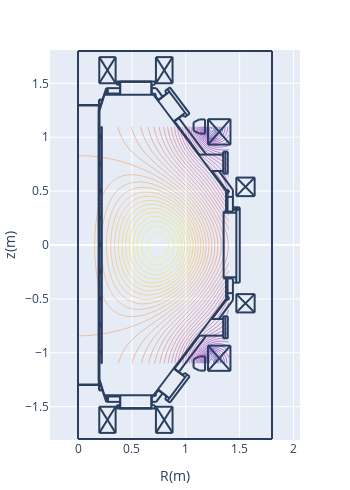

The notebook cell this image was saved under:
### Code cell
# calculate plasma equilibrium
cond = sb.calc_equilibrium(condition, verbose=1)

### Figure 1 — Plotly figure (JSON) as saved in the notebook; plotly's stock layout.template omitted (floating-point values rounded to 4 significant figures; data arrays with more than 128 entries replaced by an {"elided": "..."} marker saying what was removed)
{"data": [{"contours": {"coloring": "lines"}, "dx": 0.02, "dy": 0.02, "ncontours": 100, "showscale": false, "type": "contour", "x0": 0, "y0": -1.1, "z": {"elided": "111x71 float values"}}], "layout": {"height": 490.8, "margin": {"autoexpand": false, "b": 50, "l": 50, "r": 50, "t": 50}, "shapes": [{"type": "line", "x0": 0.2652, "x1": 0.2652, "y0": -1.406, "y1": -1.455}, {"type": "line", "x0": 0.2766, "x1": 0.2766, "y0": -1.406, "y1": -1.455}, {"type": "line", "x0": 0.1927, "x1": 0.1927, "y0": -1.299, "y1": 1.299}, {"type": "line", "x0": 0.1927, "x1": 0.1927, "y0": -1.249, "y1": 1.249}, {"type": "line", "x0": 0.195, "x1": 0.195, "y0": -1.251, "y1": 1.249}, {"type": "line", "x0": 0.1995, "x1": 0.1995, "y0": -1.249, "y1": 1.249}, {"type": "line", "x0": 1.376, "x1": 0.7005, "y0": 0.4965, "y1": 1.394}, {"type": "line", "x0": 0.2199, "x1": 0.2199, "y0": 0.3695, "y1": 1.099}, {"type": "line", "x0": 0.2176, "x1": 0.2176, "y0": 0.3695, "y1": 1.099}, {"type": "line", "x0": 1.376, "x1": 0.7005, "y0": -0.4965, "y1": -1.394}, {"type": "line", "x0": 0.2176, "x1": 0.2176, "y0": -0.3695, "y1": -1.099}, {"type": "line", "x0": 0.2199, "x1": 0.2199, "y0": -0.3695, "y1": -1.099}, {"type": "line", "x0": 0.1995, "x1": 0.2448, "y0": -1.249, "y1": -1.394}, {"type": "line", "x0": 0.1972, "x1": 0.1972, "y0": -1.299, "y1": -1.344}, {"type": "line", "x0": 0.195, "x1": 0.195, "y0": -1.299, "y1": -1.349}, {"type": "line", "x0": 0.195, "x1": 0.229, "y0": -1.349, "y1": -1.349}, {"type": "line", "x0": 0.195, "x1": 0.2267, "y0": -1.344, "y1": -1.344}, {"type": "line", "x0": 0.1995, "x1": 0.1995, "y0": -0.9975, "y1": -0.9748}, {"type": "line", "x0": 0.2086, "x1": 0.2086, "y0": -1.009, "y1": -0.9907}, {"type": "line", "x0": 0.2086, "x1": 0.2086, "y0": -1.009, "y1": -0.9929}, {"type": "line", "x0": 0.2063, "x1": 0.2063, "y0": -1.011, "y1": -0.9748}, {"type": "line", "x0": 0, "x1": 0.2108, "y0": -1.294, "y1": -1.294}, {"type": "line", "x0": 0, "x1": 0.2131, "y0": -1.299, "y1": -1.299}, {"type": "line", "x0": 0.1995, "x1": 0.1995, "y0": -1.011, "y1": -1.002}, {"type": "line", "x0": 0.2063, "x1": 0.2086, "y0": -1.007, "y1": -1.007}, {"type": "line", "x0": 0.2086, "x1": 0.2086, "y0": -1.004, "y1": -1.004}, {"type": "line", "x0": 0.2086, "x1": 0.2176, "y0": -1.009, "y1": -1.009}, {"type": "line", "x0": 0.1995, "x1": 0.2063, "y0": -1.011, "y1": -1.011}, {"type": "line", "x0": 0.2199, "x1": 0.2176, "y0": -1.099, "y1": -1.099}, {"type": "line", "x0": 0.2063, "x1": 0.2086, "y0": -0.9929, "y1": -0.9929}, {"type": "line", "x0": 0.2086, "x1": 0.2086, "y0": -0.9975, "y1": -0.9975}, {"type": "line", "x0": 0.2086, "x1": 0.2176, "y0": -0.9929, "y1": -0.9929}, {"type": "line", "x0": 0.2086, "x1": 0.2176, "y0": -0.9907, "y1": -0.9907}, {"type": "line", "x0": 0.1995, "x1": 0.2063, "y0": -0.9748, "y1": -0.9748}, {"type": "line", "x0": 0.2086, "x1": 0.2176, "y0": -0.7594, "y1": -0.7594}, {"type": "line", "x0": 0.1995, "x1": 0.2063, "y0": -0.7617, "y1": -0.7617}, {"type": "line", "x0": 0.2086, "x1": 0.2086, "y0": -0.7594, "y1": -0.7413}, {"type": "line", "x0": 0.2086, "x1": 0.2086, "y0": -0.7594, "y1": -0.739}, {"type": "line", "x0": 0.1995, "x1": 0.1995, "y0": -0.7617, "y1": -0.7526}, {"type": "line", "x0": 0.2063, "x1": 0.2063, "y0": -0.7617, "y1": -0.7254}, {"type": "line", "x0": 0.1995, "x1": 0.2063, "y0": -0.7254, "y1": -0.7254}, {"type": "line", "x0": 0.2086, "x1": 0.2176, "y0": -0.739, "y1": -0.739}, {"type": "line", "x0": 0.2086, "x1": 0.2176, "y0": -0.7413, "y1": -0.7413}, {"type": "line", "x0": 0.2086, "x1": 0.2086, "y0": -0.7526, "y1": -0.7526}, {"type": "line", "x0": 0.2063, "x1": 0.2086, "y0": -0.7572, "y1": -0.7572}, {"type": "line", "x0": 0.2086, "x1": 0.2086, "y0": -0.7458, "y1": -0.7458}, {"type": "line", "x0": 0.2063, "x1": 0.2086, "y0": -0.7436, "y1": -0.7436}, {"type": "line", "x0": 0.1995, "x1": 0.1995, "y0": -0.7481, "y1": -0.7254}, {"type": "line", "x0": 0.3582, "x1": 0.7141, "y0": -1.517, "y1": -1.517}, {"type": "line", "x0": 0.3854, "x1": 0.6869, "y0": -1.514, "y1": -1.514}, {"type": "line", "x0": 0.3854, "x1": 0.6869, "y0": -1.514, "y1": -1.514}, {"type": "line", "x0": 0.2426, "x1": 0.7096, "y0": -1.394, "y1": -1.394}, {"type": "line", "x0": 0.3922, "x1": 0.3922, "y0": -1.514, "y1": -1.394}, {"type": "line", "x0": 0.3582, "x1": 0.3582, "y0": -1.517, "y1": -1.487}, {"type": "line", "x0": 0.3786, "x1": 0.3786, "y0": -1.517, "y1": -1.487}, {"type": "line", "x0": 0.3695, "x1": 0.3695, "y0": -1.517, "y1": -1.487}, {"type": "line", "x0": 0.3831, "x1": 0.3831, "y0": -1.517, "y1": -1.512}, {"type": "line", "x0": 0.3831, "x1": 0.3854, "y0": -1.512, "y1": -1.514}, {"type": "line", "x0": 0.3854, "x1": 0.3854, "y0": -1.514, "y1": -1.514}, {"type": "line", "x0": 0.3899, "x1": 0.263, "y0": -1.455, "y1": -1.455}, {"type": "line", "x0": 0.3582, "x1": 0.3899, "y0": -1.487, "y1": -1.487}, {"type": "line", "x0": 0.2471, "x1": 0.3899, "y0": -1.406, "y1": -1.406}, {"type": "line", "x0": 0.2766, "x1": 0.2766, "y0": -1.455, "y1": -1.406}, {"type": "line", "x0": 0.2652, "x1": 0.2652, "y0": -1.455, "y1": -1.406}, {"type": "line", "x0": 0.2584, "x1": 0.263, "y0": -1.444, "y1": -1.455}, {"type": "line", "x0": 0.2426, "x1": 0.2448, "y0": -1.394, "y1": -1.392}, {"type": "line", "x0": 0.3899, "x1": 0.3899, "y0": -1.487, "y1": -1.394}, {"type": "line", "x0": 0.6801, "x1": 0.6801, "y0": -1.514, "y1": -1.394}, {"type": "line", "x0": 0.7141, "x1": 0.7141, "y0": -1.517, "y1": -1.487}, {"type": "line", "x0": 0.6914, "x1": 0.6914, "y0": -1.517, "y1": -1.512}, {"type": "line", "x0": 0.6914, "x1": 0.6869, "y0": -1.512, "y1": -1.514}, {"type": "line", "x0": 0.6869, "x1": 0.6869, "y0": -1.514, "y1": -1.514}, {"type": "line", "x0": 0.6846, "x1": 0.6846, "y0": -1.487, "y1": -1.394}, {"type": "line", "x0": 0.6846, "x1": 0.7141, "y0": -1.487, "y1": -1.487}, {"type": "line", "x0": 0.7254, "x1": 0.6846, "y0": -1.455, "y1": -1.455}, {"type": "line", "x0": 0.7118, "x1": 0.705, "y0": -1.392, "y1": -1.387}, {"type": "line", "x0": 0.7055, "x1": 0.715, "y0": -1.4, "y1": -1.402}, {"type": "line", "x0": 0.715, "x1": 0.7223, "y0": -1.402, "y1": -1.397}, {"type": "line", "x0": 0.7223, "x1": 0.7248, "y0": -1.397, "y1": -1.389}, {"type": "line", "x0": 0.7248, "x1": 0.7198, "y0": -1.389, "y1": -1.381}, {"type": "line", "x0": 0.6846, "x1": 0.7005, "y0": -1.406, "y1": -1.406}, {"type": "line", "x0": 0.2199, "x1": 0.2199, "y0": -0.3627, "y1": 0.3627}, {"type": "line", "x0": 0.2176, "x1": 0.2176, "y0": -0.3627, "y1": 0.3627}, {"type": "line", "x0": 0.1995, "x1": 0.1995, "y0": -0.4965, "y1": -0.4761}, {"type": "line", "x0": 0.2063, "x1": 0.2063, "y0": -0.5123, "y1": -0.4761}, {"type": "line", "x0": 0.1995, "x1": 0.1995, "y0": -0.5123, "y1": -0.5033}, {"type": "line", "x0": 0.2086, "x1": 0.2086, "y0": -0.5101, "y1": -0.4897}, {"type": "line", "x0": 0.2086, "x1": 0.2086, "y0": -0.5101, "y1": -0.4919}, {"type": "line", "x0": 0.2086, "x1": 0.2176, "y0": -0.5101, "y1": -0.5101}, {"type": "line", "x0": 0.2063, "x1": 0.2086, "y0": -0.4942, "y1": -0.4942}, {"type": "line", "x0": 0.2086, "x1": 0.2086, "y0": -0.4965, "y1": -0.4965}, {"type": "line", "x0": 0.2063, "x1": 0.2086, "y0": -0.5055, "y1": -0.5055}, {"type": "line", "x0": 0.2086, "x1": 0.2086, "y0": -0.5033, "y1": -0.5033}, {"type": "line", "x0": 0.2086, "x1": 0.2176, "y0": -0.4919, "y1": -0.4919}, {"type": "line", "x0": 0.2086, "x1": 0.2176, "y0": -0.4897, "y1": -0.4897}, {"type": "line", "x0": 0.1995, "x1": 0.2063, "y0": -0.5123, "y1": -0.5123}, {"type": "line", "x0": 0.1995, "x1": 0.2063, "y0": -0.4761, "y1": -0.4761}, {"type": "line", "x0": 0.2154, "x1": 0.2176, "y0": -0.365, "y1": -0.3627}, {"type": "line", "x0": 0.2206, "x1": 0.2218, "y0": -0.3642, "y1": -0.3614}, {"type": "line", "x0": 0.2199, "x1": 0.2176, "y0": -0.3695, "y1": -0.3695}, {"type": "line", "x0": 0.2176, "x1": 0.2154, "y0": -0.3786, "y1": -0.3786}, {"type": "line", "x0": 0.2154, "x1": 0.2154, "y0": -0.3786, "y1": -0.3695}, {"type": "line", "x0": 0.2176, "x1": 0.2176, "y0": -0.3786, "y1": -0.3695}, {"type": "line", "x0": 0.2169, "x1": 0.2157, "y0": -0.365, "y1": -0.3678}, {"type": "line", "x0": 0.2183, "x1": 0.2177, "y0": -0.3664, "y1": -0.3678}, {"type": "line", "x0": 0.2176, "x1": 0.2199, "y0": -0.3673, "y1": -0.365}, {"type": "line", "x0": 0.2192, "x1": 0.2197, "y0": -0.3628, "y1": -0.3614}, {"type": "line", "x0": 0.1995, "x1": 0.1995, "y0": -0.263, "y1": -0.2516}, {"type": "line", "x0": 0.2063, "x1": 0.2063, "y0": -0.263, "y1": -0.2267}, {"type": "line", "x0": 0.2086, "x1": 0.2086, "y0": -0.2607, "y1": -0.2426}, {"type": "line", "x0": 0.2086, "x1": 0.2086, "y0": -0.2607, "y1": -0.2403}, {"type": "line", "x0": 0.2086, "x1": 0.2176, "y0": -0.2607, "y1": -0.2607}, {"type": "line", "x0": 0.2086, "x1": 0.2086, "y0": -0.2539, "y1": -0.2539}, {"type": "line", "x0": 0.2063, "x1": 0.2086, "y0": -0.2562, "y1": -0.2562}, {"type": "line", "x0": 0.1995, "x1": 0.2063, "y0": -0.263, "y1": -0.263}, {"type": "line", "x0": 0.1995, "x1": 0.1995, "y0": -0.2471, "y1": -0.2267}, {"type": "line", "x0": 0.2086, "x1": 0.2176, "y0": -0.2403, "y1": -0.2403}, {"type": "line", "x0": 0.2086, "x1": 0.2176, "y0": -0.2426, "y1": -0.2426}, {"type": "line", "x0": 0.2086, "x1": 0.2086, "y0": -0.2471, "y1": -0.2471}, {"type": "line", "x0": 0.2063, "x1": 0.2086, "y0": -0.2426, "y1": -0.2426}, {"type": "line", "x0": 0.1995, "x1": 0.2063, "y0": -0.2267, "y1": -0.2267}, {"type": "line", "x0": 0.1995, "x1": 0.2063, "y0": -0.01133, "y1": -0.01133}, {"type": "line", "x0": 0.1995, "x1": 0.2063, "y0": 0.02494, "y1": 0.02494}, {"type": "line", "x0": 0.1995, "x1": 0.1995, "y0": -0.01133, "y1": -0.002267}, {"type": "line", "x0": 0.1995, "x1": 0.1995, "y0": 0.002267, "y1": 0.02494}, {"type": "line", "x0": 0.2063, "x1": 0.2063, "y0": -0.01133, "y1": 0.02494}, {"type": "line", "x0": 0.2086, "x1": 0.2086, "y0": -0.009068, "y1": 0.006801}, {"type": "line", "x0": 0.2086, "x1": 0.2086, "y0": -0.009068, "y1": 0.009068}, {"type": "line", "x0": 0.2086, "x1": 0.2176, "y0": -0.009068, "y1": -0.009068}, {"type": "line", "x0": 0.2086, "x1": 0.2086, "y0": -0.004534, "y1": -0.004534}, {"type": "line", "x0": 0.2063, "x1": 0.2086, "y0": -0.006801, "y1": -0.006801}, {"type": "line", "x0": 0.2086, "x1": 0.2176, "y0": 0.009068, "y1": 0.009068}, {"type": "line", "x0": 0.2086, "x1": 0.2176, "y0": 0.006801, "y1": 0.006801}, {"type": "line", "x0": 0.2086, "x1": 0.2086, "y0": 0.002267, "y1": 0.002267}, {"type": "line", "x0": 0.2063, "x1": 0.2086, "y0": 0.006801, "y1": 0.006801}, {"type": "line", "x0": 0.2176, "x1": 0.2176, "y0": 0.3786, "y1": 0.3695}, {"type": "line", "x0": 0.2154, "x1": 0.2154, "y0": 0.3786, "y1": 0.3695}, {"type": "line", "x0": 0.1995, "x1": 0.1995, "y0": 0.2516, "y1": 0.2743}, {"type": "line", "x0": 0.2063, "x1": 0.2063, "y0": 0.238, "y1": 0.2743}, {"type": "line", "x0": 0.2086, "x1": 0.2086, "y0": 0.2403, "y1": 0.2607}, {"type": "line", "x0": 0.1995, "x1": 0.2063, "y0": 0.238, "y1": 0.238}, {"type": "line", "x0": 0.1995, "x1": 0.1995, "y0": 0.238, "y1": 0.2471}, {"type": "line", "x0": 0.2063, "x1": 0.2086, "y0": 0.2562, "y1": 0.2562}, {"type": "line", "x0": 0.2086, "x1": 0.2086, "y0": 0.2539, "y1": 0.2539}, {"type": "line", "x0": 0.2086, "x1": 0.2176, "y0": 0.2584, "y1": 0.2584}, {"type": "line", "x0": 0.2063, "x1": 0.2086, "y0": 0.2426, "y1": 0.2426}, {"type": "line", "x0": 0.2086, "x1": 0.2086, "y0": 0.2471, "y1": 0.2471}, {"type": "line", "x0": 0.2086, "x1": 0.2176, "y0": 0.2403, "y1": 0.2403}, {"type": "line", "x0": 0.2086, "x1": 0.2086, "y0": 0.2403, "y1": 0.2584}, {"type": "line", "x0": 0.2086, "x1": 0.2176, "y0": 0.2607, "y1": 0.2607}, {"type": "line", "x0": 0.1995, "x1": 0.2063, "y0": 0.2743, "y1": 0.2743}, {"type": "line", "x0": 0.2177, "x1": 0.2183, "y0": 0.3696, "y1": 0.3682}, {"type": "line", "x0": 0.2157, "x1": 0.2169, "y0": 0.3696, "y1": 0.3668}, {"type": "line", "x0": 0.2176, "x1": 0.2199, "y0": 0.3673, "y1": 0.365}, {"type": "line", "x0": 0.2218, "x1": 0.2206, "y0": 0.3632, "y1": 0.366}, {"type": "line", "x0": 0.2154, "x1": 0.2176, "y0": 0.365, "y1": 0.3627}, {"type": "line", "x0": 0.2197, "x1": 0.2192, "y0": 0.3632, "y1": 0.3646}, {"type": "line", "x0": 0.2199, "x1": 0.2176, "y0": 0.3695, "y1": 0.3695}, {"type": "line", "x0": 0.2176, "x1": 0.2154, "y0": 0.3786, "y1": 0.3786}, {"type": "line", "x0": 0.1995, "x1": 0.1995, "y0": 0.5033, "y1": 0.5237}, {"type": "line", "x0": 0.1995, "x1": 0.1995, "y0": 0.4874, "y1": 0.4965}, {"type": "line", "x0": 0.2063, "x1": 0.2063, "y0": 0.4874, "y1": 0.5237}, {"type": "line", "x0": 0.2086, "x1": 0.2086, "y0": 0.4897, "y1": 0.5078}, {"type": "line", "x0": 0.2086, "x1": 0.2086, "y0": 0.4897, "y1": 0.5101}, {"type": "line", "x0": 0.2086, "x1": 0.2176, "y0": 0.4897, "y1": 0.4897}, {"type": "line", "x0": 0.2086, "x1": 0.2086, "y0": 0.4965, "y1": 0.4965}, {"type": "line", "x0": 0.2063, "x1": 0.2086, "y0": 0.4942, "y1": 0.4942}, {"type": "line", "x0": 0.2086, "x1": 0.2176, "y0": 0.5101, "y1": 0.5101}, {"type": "line", "x0": 0.2086, "x1": 0.2176, "y0": 0.5078, "y1": 0.5078}, {"type": "line", "x0": 0.2086, "x1": 0.2086, "y0": 0.5033, "y1": 0.5033}, {"type": "line", "x0": 0.2063, "x1": 0.2086, "y0": 0.5055, "y1": 0.5055}, {"type": "line", "x0": 0.1995, "x1": 0.2063, "y0": 0.4874, "y1": 0.4874}, {"type": "line", "x0": 0.1995, "x1": 0.2063, "y0": 0.5237, "y1": 0.5237}, {"type": "line", "x0": 1.501, "x1": 1.501, "y0": 0.3491, "y1": -0.3491}, {"type": "line", "x0": 1.351, "x1": 1.351, "y0": 0.3106, "y1": -0.3106}, {"type": "line", "x0": 1.469, "x1": 1.469, "y0": 0.3491, "y1": -0.3491}, {"type": "line", "x0": 1.387, "x1": 1.387, "y0": -0.3106, "y1": -0.4965}, {"type": "line", "x0": 1.374, "x1": 1.374, "y0": -0.3106, "y1": -0.4965}, {"type": "line", "x0": 1.462, "x1": 1.462, "y0": -0.3196, "y1": -0.3106}, {"type": "line", "x0": 1.437, "x1": 1.437, "y0": -0.3106, "y1": -0.3491}, {"type": "line", "x0": 1.437, "x1": 1.501, "y0": -0.3491, "y1": -0.3491}, {"type": "line", "x0": 1.437, "x1": 1.437, "y0": -0.3491, "y1": -0.5123}, {"type": "line", "x0": 1.379, "x1": 1.392, "y0": -0.5069, "y1": -0.5093}, {"type": "line", "x0": 1.392, "x1": 1.402, "y0": -0.5093, "y1": -0.4997}, {"type": "line", "x0": 1.402, "x1": 1.4, "y0": -0.4997, "y1": -0.4862}, {"type": "line", "x0": 1.4, "x1": 1.388, "y0": -0.4862, "y1": -0.48}, {"type": "line", "x0": 1.374, "x1": 1.374, "y0": -0.4965, "y1": -0.4987}, {"type": "line", "x0": 1.383, "x1": 1.378, "y0": -0.501, "y1": -0.4965}, {"type": "line", "x0": 1.387, "x1": 1.437, "y0": -0.4466, "y1": -0.4466}, {"type": "line", "x0": 1.462, "x1": 1.469, "y0": -0.3196, "y1": -0.3196}, {"type": "line", "x0": 1.351, "x1": 1.469, "y0": -0.2992, "y1": -0.2992}, {"type": "line", "x0": 1.351, "x1": 1.437, "y0": -0.3106, "y1": -0.3106}, {"type": "line", "x0": 1.462, "x1": 1.469, "y0": -0.3106, "y1": -0.3106}, {"type": "line", "x0": 1.437, "x1": 1.437, "y0": 0.5123, "y1": 0.3514}, {"type": "line", "x0": 1.387, "x1": 1.387, "y0": 0.4965, "y1": 0.3106}, {"type": "line", "x0": 1.374, "x1": 1.374, "y0": 0.4965, "y1": 0.3106}, {"type": "line", "x0": 1.437, "x1": 1.501, "y0": 0.3491, "y1": 0.3491}, {"type": "line", "x0": 1.501, "x1": 1.437, "y0": 0.3264, "y1": 0.3264}, {"type": "line", "x0": 1.501, "x1": 1.437, "y0": 0.3446, "y1": 0.3446}, {"type": "line", "x0": 1.351, "x1": 1.469, "y0": 0.2992, "y1": 0.2992}, {"type": "line", "x0": 1.351, "x1": 1.437, "y0": 0.3106, "y1": 0.3106}, {"type": "line", "x0": 1.462, "x1": 1.462, "y0": 0.3196, "y1": 0.3106}, {"type": "line", "x0": 1.437, "x1": 1.437, "y0": 0.3514, "y1": 0.3106}, {"type": "line", "x0": 1.462, "x1": 1.469, "y0": 0.3106, "y1": 0.3106}, {"type": "line", "x0": 1.462, "x1": 1.469, "y0": 0.3196, "y1": 0.3196}, {"type": "line", "x0": 1.388, "x1": 1.4, "y0": 0.4818, "y1": 0.488}, {"type": "line", "x0": 1.4, "x1": 1.402, "y0": 0.488, "y1": 0.5015}, {"type": "line", "x0": 1.402, "x1": 1.392, "y0": 0.5015, "y1": 0.5111}, {"type": "line", "x0": 1.392, "x1": 1.379, "y0": 0.5111, "y1": 0.5088}, {"type": "line", "x0": 1.387, "x1": 1.437, "y0": 0.4466, "y1": 0.4466}, {"type": "line", "x0": 1.374, "x1": 1.374, "y0": 0.4965, "y1": 0.4987}, {"type": "line", "x0": 1.383, "x1": 1.378, "y0": 0.501, "y1": 0.4965}, {"type": "line", "x0": 0.1995, "x1": 0.2448, "y0": 1.249, "y1": 1.394}, {"type": "line", "x0": 0.1995, "x1": 0.1995, "y0": 0.7526, "y1": 0.773}, {"type": "line", "x0": 0.2063, "x1": 0.2063, "y0": 0.7368, "y1": 0.773}, {"type": "line", "x0": 0.1995, "x1": 0.1995, "y0": 0.7368, "y1": 0.7481}, {"type": "line", "x0": 0.2063, "x1": 0.2086, "y0": 0.7572, "y1": 0.7572}, {"type": "line", "x0": 0.2086, "x1": 0.2086, "y0": 0.7526, "y1": 0.7526}, {"type": "line", "x0": 0.2063, "x1": 0.2086, "y0": 0.7436, "y1": 0.7436}, {"type": "line", "x0": 0.2086, "x1": 0.2086, "y0": 0.7458, "y1": 0.7458}, {"type": "line", "x0": 0.2086, "x1": 0.2086, "y0": 0.739, "y1": 0.7594}, {"type": "line", "x0": 0.2086, "x1": 0.2086, "y0": 0.739, "y1": 0.7572}, {"type": "line", "x0": 0.2086, "x1": 0.2176, "y0": 0.739, "y1": 0.739}, {"type": "line", "x0": 0.2086, "x1": 0.2176, "y0": 0.7572, "y1": 0.7572}, {"type": "line", "x0": 0.2086, "x1": 0.2176, "y0": 0.7594, "y1": 0.7594}, {"type": "line", "x0": 0.1995, "x1": 0.2063, "y0": 0.7368, "y1": 0.7368}, {"type": "line", "x0": 0.1995, "x1": 0.2063, "y0": 0.773, "y1": 0.773}, {"type": "line", "x0": 0.2086, "x1": 0.2086, "y0": 0.9907, "y1": 1.009}, {"type": "line", "x0": 0.2086, "x1": 0.2086, "y0": 0.9907, "y1": 1.007}, {"type": "line", "x0": 0.2086, "x1": 0.2176, "y0": 0.9907, "y1": 0.9907}, {"type": "line", "x0": 0.2086, "x1": 0.2176, "y0": 1.007, "y1": 1.007}, {"type": "line", "x0": 0.2086, "x1": 0.2176, "y0": 1.009, "y1": 1.009}, {"type": "line", "x0": 0.2063, "x1": 0.2063, "y0": 0.9884, "y1": 1.025}, {"type": "line", "x0": 0.2086, "x1": 0.2086, "y0": 1.009, "y1": 1.025}, {"type": "line", "x0": 0.1995, "x1": 0.1995, "y0": 1.002, "y1": 1.025}, {"type": "line", "x0": 0.1995, "x1": 0.1995, "y0": 1.002, "y1": 1.025}, {"type": "line", "x0": 0.1995, "x1": 0.1995, "y0": 0.9884, "y1": 0.9975}, {"type": "line", "x0": 0.2086, "x1": 0.2086, "y0": 1.009, "y1": 1.025}, {"type": "line", "x0": 0.2063, "x1": 0.2063, "y0": 0.9884, "y1": 1.025}, {"type": "line", "x0": 0.2086, "x1": 0.2176, "y0": 1.009, "y1": 1.009}, {"type": "line", "x0": 0.2086, "x1": 0.2176, "y0": 1.007, "y1": 1.007}, {"type": "line", "x0": 0.2086, "x1": 0.2176, "y0": 0.9907, "y1": 0.9907}, {"type": "line", "x0": 0.2086, "x1": 0.2086, "y0": 0.9907, "y1": 1.007}, {"type": "line", "x0": 0.2086, "x1": 0.2086, "y0": 0.9907, "y1": 1.009}, {"type": "line", "x0": 0.2086, "x1": 0.2086, "y0": 0.9952, "y1": 0.9952}, {"type": "line", "x0": 0.2086, "x1": 0.2086, "y0": 0.9884, "y1": 0.9907}, {"type": "line", "x0": 0.2063, "x1": 0.2086, "y0": 0.9929, "y1": 0.9929}, {"type": "line", "x0": 0.2086, "x1": 0.2086, "y0": 1.002, "y1": 1.002}, {"type": "line", "x0": 0.2063, "x1": 0.2086, "y0": 1.007, "y1": 1.007}, {"type": "line", "x0": 0.1995, "x1": 0.2086, "y0": 0.9884, "y1": 0.9884}, {"type": "line", "x0": 0.1995, "x1": 0.2086, "y0": 1.025, "y1": 1.025}, {"type": "line", "x0": 0.1995, "x1": 0.2086, "y0": 1.025, "y1": 1.025}, {"type": "line", "x0": 0.2063, "x1": 0.2086, "y0": 1.007, "y1": 1.007}, {"type": "line", "x0": 0.2086, "x1": 0.2086, "y0": 1.002, "y1": 1.002}, {"type": "line", "x0": 0.2063, "x1": 0.2086, "y0": 0.9929, "y1": 0.9929}, {"type": "line", "x0": 0.2086, "x1": 0.2086, "y0": 0.9884, "y1": 0.9907}, {"type": "line", "x0": 0.2086, "x1": 0.2086, "y0": 0.9952, "y1": 0.9952}, {"type": "line", "x0": 0.1995, "x1": 0.1995, "y0": 0.9884, "y1": 0.9975}, {"type": "line", "x0": 0.1995, "x1": 0.2086, "y0": 0.9884, "y1": 0.9884}, {"type": "line", "x0": 0.2199, "x1": 0.2176, "y0": 1.099, "y1": 1.099}, {"type": "line", "x0": 0, "x1": 0.2131, "y0": 1.299, "y1": 1.299}, {"type": "line", "x0": 0, "x1": 0.2108, "y0": 1.294, "y1": 1.294}, {"type": "line", "x0": 0.195, "x1": 0.2267, "y0": 1.344, "y1": 1.344}, {"type": "line", "x0": 0.195, "x1": 0.229, "y0": 1.349, "y1": 1.349}, {"type": "line", "x0": 0.195, "x1": 0.195, "y0": 1.299, "y1": 1.349}, {"type": "line", "x0": 0.1972, "x1": 0.1972, "y0": 1.299, "y1": 1.344}, {"type": "line", "x0": 0.2426, "x1": 0.2448, "y0": 1.394, "y1": 1.392}, {"type": "line", "x0": 0.7096, "x1": 0.7028, "y0": 1.394, "y1": 1.39}, {"type": "line", "x0": 0.718, "x1": 0.723, "y0": 1.385, "y1": 1.393}, {"type": "line", "x0": 0.723, "x1": 0.7205, "y0": 1.393, "y1": 1.402}, {"type": "line", "x0": 0.7205, "x1": 0.7132, "y0": 1.402, "y1": 1.407}, {"type": "line", "x0": 0.7132, "x1": 0.7037, "y0": 1.407, "y1": 1.404}, {"type": "line", "x0": 0.2426, "x1": 0.7096, "y0": 1.394, "y1": 1.394}, {"type": "line", "x0": 0.3854, "x1": 0.6869, "y0": 1.514, "y1": 1.514}, {"type": "line", "x0": 0.3854, "x1": 0.6869, "y0": 1.514, "y1": 1.514}, {"type": "line", "x0": 0.3582, "x1": 0.7141, "y0": 1.517, "y1": 1.517}, {"type": "line", "x0": 0.3899, "x1": 0.263, "y0": 1.455, "y1": 1.455}, {"type": "line", "x0": 0.2471, "x1": 0.3899, "y0": 1.406, "y1": 1.406}, {"type": "line", "x0": 0.3582, "x1": 0.3899, "y0": 1.487, "y1": 1.487}, {"type": "line", "x0": 0.2584, "x1": 0.263, "y0": 1.444, "y1": 1.455}, {"type": "line", "x0": 0.2652, "x1": 0.2652, "y0": 1.455, "y1": 1.406}, {"type": "line", "x0": 0.2766, "x1": 0.2766, "y0": 1.455, "y1": 1.406}, {"type": "line", "x0": 0.3582, "x1": 0.3582, "y0": 1.517, "y1": 1.487}, {"type": "line", "x0": 0.3899, "x1": 0.3899, "y0": 1.487, "y1": 1.394}, {"type": "line", "x0": 0.3922, "x1": 0.3922, "y0": 1.514, "y1": 1.394}, {"type": "line", "x0": 0.3854, "x1": 0.3854, "y0": 1.514, "y1": 1.514}, {"type": "line", "x0": 0.3831, "x1": 0.3854, "y0": 1.512, "y1": 1.514}, {"type": "line", "x0": 0.3831, "x1": 0.3831, "y0": 1.517, "y1": 1.512}, {"type": "line", "x0": 0.3695, "x1": 0.3695, "y0": 1.517, "y1": 1.487}, {"type": "line", "x0": 0.3786, "x1": 0.3786, "y0": 1.517, "y1": 1.487}, {"type": "line", "x0": 0.6846, "x1": 0.6846, "y0": 1.487, "y1": 1.394}, {"type": "line", "x0": 0.6801, "x1": 0.6801, "y0": 1.514, "y1": 1.394}, {"type": "line", "x0": 0.6846, "x1": 0.7005, "y0": 1.406, "y1": 1.406}, {"type": "line", "x0": 0.6846, "x1": 0.7141, "y0": 1.487, "y1": 1.487}, {"type": "line", "x0": 0.6869, "x1": 0.6869, "y0": 1.514, "y1": 1.514}, {"type": "line", "x0": 0.6914, "x1": 0.6869, "y0": 1.512, "y1": 1.514}, {"type": "line", "x0": 0.6914, "x1": 0.6914, "y0": 1.517, "y1": 1.512}, {"type": "line", "x0": 0.7141, "x1": 0.7141, "y0": 1.517, "y1": 1.487}, {"type": "line", "x0": 0.7254, "x1": 0.6846, "y0": 1.455, "y1": 1.455}, {"type": "line", "x0": 0.7844, "x1": 0.7254, "y0": 1.376, "y1": 1.455}, {"type": "line", "x0": 0.7458, "x1": 0.7005, "y0": 1.347, "y1": 1.406}, {"type": "line", "x0": 0, "x1": 0, "y0": 0.2154, "y1": -0.1156}, {"type": "line", "x0": 0.7844, "x1": 0.7254, "y0": -1.376, "y1": -1.455}, {"type": "line", "x0": 0.7458, "x1": 0.7005, "y0": -1.347, "y1": -1.406}, {"type": "line", "x0": 1.437, "x1": 1.306, "y0": 0.5123, "y1": 0.6869}, {"type": "line", "x0": 1.387, "x1": 1.242, "y0": 0.4965, "y1": 0.6869}, {"type": "line", "x0": 1.347, "x1": 1.118, "y0": 0.8388, "y1": 0.8388}, {"type": "line", "x0": 1.347, "x1": 1.347, "y0": 0.866, "y1": 0.662}, {"type": "line", "x0": 1.367, "x1": 1.367, "y0": 0.866, "y1": 0.662}, {"type": "line", "x0": 1.39, "x1": 1.39, "y0": 0.866, "y1": 0.662}, {"type": "line", "x0": 1.39, "x1": 1.347, "y0": 0.866, "y1": 0.866}, {"type": "line", "x0": 1.39, "x1": 1.347, "y0": 0.662, "y1": 0.662}, {"type": "line", "x0": 1.347, "x1": 1.233, "y0": 0.6869, "y1": 0.6869}, {"type": "line", "x0": 1.347, "x1": 1.118, "y0": -0.8411, "y1": -0.8411}, {"type": "line", "x0": 1.347, "x1": 1.347, "y0": -0.866, "y1": -0.662}, {"type": "line", "x0": 1.367, "x1": 1.367, "y0": -0.866, "y1": -0.662}, {"type": "line", "x0": 1.39, "x1": 1.39, "y0": -0.866, "y1": -0.662}, {"type": "line", "x0": 1.39, "x1": 1.347, "y0": -0.866, "y1": -0.866}, {"type": "line", "x0": 1.39, "x1": 1.347, "y0": -0.662, "y1": -0.662}, {"type": "line", "x0": 1.347, "x1": 1.233, "y0": -0.6869, "y1": -0.6869}, {"type": "line", "x0": 1.437, "x1": 1.306, "y0": -0.5123, "y1": -0.6869}, {"type": "line", "x0": 1.387, "x1": 1.242, "y0": -0.4965, "y1": -0.6869}, {"type": "line", "x0": 0.195, "x1": 0.2584, "y0": -1.251, "y1": -1.444}, {"type": "line", "x0": 0.195, "x1": 0.2584, "y0": 1.249, "y1": 1.444}, {"type": "line", "x0": 0.8524, "x1": 0.8071, "y0": 1.462, "y1": 1.428}, {"type": "line", "x0": 0.8071, "x1": 0.8229, "y0": 1.428, "y1": 1.406}, {"type": "line", "x0": 0.8229, "x1": 0.739, "y0": 1.406, "y1": 1.342}, {"type": "line", "x0": 0.8479, "x1": 0.7413, "y0": 1.421, "y1": 1.34}, {"type": "line", "x0": 0.8524, "x1": 1.036, "y0": 1.462, "y1": 1.22}, {"type": "line", "x0": 0.8297, "x1": 1.013, "y0": 1.446, "y1": 1.202}, {"type": "line", "x0": 0.9952, "x1": 0.8864, "y0": 1.226, "y1": 1.145}, {"type": "line", "x0": 1.036, "x1": 0.9907, "y0": 1.22, "y1": 1.186}, {"type": "line", "x0": 0.9748, "x1": 0.9907, "y0": 1.206, "y1": 1.186}, {"type": "line", "x0": 0.9748, "x1": 0.8887, "y0": 1.206, "y1": 1.143}, {"type": "line", "x0": 1.19, "x1": 0.9363, "y0": 0.8388, "y1": 1.177}, {"type": "line", "x0": 1.127, "x1": 0.8955, "y0": 0.8388, "y1": 1.147}, {"type": "line", "x0": 0.8524, "x1": 0.8071, "y0": -1.462, "y1": -1.428}, {"type": "line", "x0": 0.8071, "x1": 0.8229, "y0": -1.428, "y1": -1.406}, {"type": "line", "x0": 0.8229, "x1": 0.739, "y0": -1.406, "y1": -1.342}, {"type": "line", "x0": 0.8479, "x1": 0.7413, "y0": -1.421, "y1": -1.34}, {"type": "line", "x0": 0.8524, "x1": 1.036, "y0": -1.462, "y1": -1.22}, {"type": "line", "x0": 0.8297, "x1": 1.013, "y0": -1.446, "y1": -1.202}, {"type": "line", "x0": 0.9952, "x1": 0.8864, "y0": -1.226, "y1": -1.145}, {"type": "line", "x0": 1.036, "x1": 0.9907, "y0": -1.22, "y1": -1.186}, {"type": "line", "x0": 0.9748, "x1": 0.9907, "y0": -1.206, "y1": -1.186}, {"type": "line", "x0": 0.9748, "x1": 0.8887, "y0": -1.206, "y1": -1.143}, {"type": "line", "x0": 1.19, "x1": 0.9363, "y0": -0.8411, "y1": -1.177}, {"type": "line", "x0": 1.127, "x1": 0.8955, "y0": -0.8411, "y1": -1.147}, {"type": "line", "x0": 0.1972, "x1": 0.1972, "y0": -1.501, "y1": -1.743}, {"type": "line", "x0": 0.1972, "x1": 0.3491, "y0": -1.743, "y1": -1.743}, {"type": "line", "x0": 0.3491, "x1": 0.3491, "y0": -1.743, "y1": -1.501}, {"type": "line", "x0": 0.3491, "x1": 0.1972, "y0": -1.501, "y1": -1.501}, {"type": "line", "x0": 0.1972, "x1": 0.1972, "y0": 1.743, "y1": 1.501}, {"type": "line", "x0": 0.1972, "x1": 0.3491, "y0": 1.501, "y1": 1.501}, {"type": "line", "x0": 0.3491, "x1": 0.3491, "y0": 1.501, "y1": 1.743}, {"type": "line", "x0": 0.3491, "x1": 0.1972, "y0": 1.743, "y1": 1.743}, {"type": "line", "x0": 0.7232, "x1": 0.7232, "y0": 1.743, "y1": 1.501}, {"type": "line", "x0": 0.7232, "x1": 0.8773, "y0": 1.501, "y1": 1.501}, {"type": "line", "x0": 0.8773, "x1": 0.8773, "y0": 1.501, "y1": 1.743}, {"type": "line", "x0": 0.8773, "x1": 0.7232, "y0": 1.743, "y1": 1.743}, {"type": "line", "x0": 0.7232, "x1": 0.7232, "y0": -1.501, "y1": -1.743}, {"type": "line", "x0": 0.7232, "x1": 0.8773, "y0": -1.743, "y1": -1.743}, {"type": "line", "x0": 0.8773, "x1": 0.8773, "y0": -1.743, "y1": -1.501}, {"type": "line", "x0": 0.8773, "x1": 0.7232, "y0": -1.501, "y1": -1.501}, {"type": "line", "x0": 1.206, "x1": 1.206, "y0": -0.934, "y1": -1.168}, {"type": "line", "x0": 1.206, "x1": 1.415, "y0": -1.168, "y1": -1.168}, {"type": "line", "x0": 1.415, "x1": 1.415, "y0": -1.168, "y1": -0.934}, {"type": "line", "x0": 1.415, "x1": 1.206, "y0": -0.934, "y1": -0.934}, {"type": "line", "x0": 1.206, "x1": 1.206, "y0": 1.168, "y1": 0.9317}, {"type": "line", "x0": 1.206, "x1": 1.415, "y0": 0.9317, "y1": 0.9317}, {"type": "line", "x0": 1.415, "x1": 1.415, "y0": 0.9317, "y1": 1.168}, {"type": "line", "x0": 1.415, "x1": 1.206, "y0": 1.168, "y1": 1.168}, {"type": "line", "x0": 1.469, "x1": 1.469, "y0": 0.6257, "y1": 0.4534}, {"type": "line", "x0": 1.469, "x1": 1.639, "y0": 0.4534, "y1": 0.4534}, {"type": "line", "x0": 1.639, "x1": 1.639, "y0": 0.4534, "y1": 0.6257}, {"type": "line", "x0": 1.639, "x1": 1.469, "y0": 0.6257, "y1": 0.6257}, {"type": "line", "x0": 1.469, "x1": 1.469, "y0": -0.4557, "y1": -0.6257}, {"type": "line", "x0": 1.469, "x1": 1.639, "y0": -0.6257, "y1": -0.6257}, {"type": "line", "x0": 1.639, "x1": 1.639, "y0": -0.6257, "y1": -0.4557}, {"type": "line", "x0": 1.639, "x1": 1.469, "y0": -0.4557, "y1": -0.4557}, {"type": "line", "x0": 1.072, "x1": 1.127, "y0": 1.138, "y1": 1.165}, {"type": "line", "x0": 1.127, "x1": 1.179, "y0": 1.165, "y1": 1.165}, {"type": "line", "x0": 1.179, "x1": 1.179, "y0": 1.165, "y1": 1.034}, {"type": "line", "x0": 1.179, "x1": 1.127, "y0": 1.034, "y1": 1.034}, {"type": "line", "x0": 1.127, "x1": 1.072, "y0": 1.034, "y1": 1.061}, {"type": "line", "x0": 1.072, "x1": 1.072, "y0": 1.061, "y1": 1.138}, {"type": "line", "x0": 1.072, "x1": 1.072, "y0": -1.138, "y1": -1.061}, {"type": "line", "x0": 1.072, "x1": 1.127, "y0": -1.061, "y1": -1.034}, {"type": "line", "x0": 1.127, "x1": 1.179, "y0": -1.034, "y1": -1.034}, {"type": "line", "x0": 1.179, "x1": 1.179, "y0": -1.034, "y1": -1.165}, {"type": "line", "x0": 1.179, "x1": 1.127, "y0": -1.165, "y1": -1.165}, {"type": "line", "x0": 1.127, "x1": 1.072, "y0": -1.165, "y1": -1.138}, {"type": "line", "x0": 1.469, "x1": 1.639, "y0": 0.6257, "y1": 0.4534}, {"type": "line", "x0": 1.469, "x1": 1.639, "y0": 0.4534, "y1": 0.6257}, {"type": "line", "x0": 1.206, "x1": 1.415, "y0": 1.168, "y1": 0.9317}, {"type": "line", "x0": 1.206, "x1": 1.415, "y0": 0.9317, "y1": 1.168}, {"type": "line", "x0": 1.469, "x1": 1.639, "y0": -0.6257, "y1": -0.4557}, {"type": "line", "x0": 1.469, "x1": 1.639, "y0": -0.4557, "y1": -0.6257}, {"type": "line", "x0": 1.415, "x1": 1.206, "y0": -0.934, "y1": -1.168}, {"type": "line", "x0": 1.206, "x1": 1.415, "y0": -0.934, "y1": -1.168}, {"type": "line", "x0": 0.1972, "x1": 0.3491, "y0": -1.501, "y1": -1.743}, {"type": "line", "x0": 0.1972, "x1": 0.3491, "y0": -1.743, "y1": -1.501}, {"type": "line", "x0": 0.7232, "x1": 0.8773, "y0": -1.501, "y1": -1.743}, {"type": "line", "x0": 0.7232, "x1": 0.8773, "y0": -1.743, "y1": -1.501}, {"type": "line", "x0": 0.1972, "x1": 0.3491, "y0": 1.501, "y1": 1.743}, {"type": "line", "x0": 0.1972, "x1": 0.3491, "y0": 1.743, "y1": 1.501}, {"type": "line", "x0": 0.7232, "x1": 0.8773, "y0": 1.743, "y1": 1.501}, {"type": "line", "x0": 0.7232, "x1": 0.8773, "y0": 1.501, "y1": 1.743}, {"type": "line", "x0": 0, "x1": 1.8, "y0": 1.8, "y1": 1.8}, {"type": "line", "x0": 0, "x1": 1.8, "y0": -1.8, "y1": -1.8}, {"type": "line", "x0": 1.8, "x1": 1.8, "y0": -1.8, "y1": 1.8}, {"type": "line", "x0": 0, "x1": 0, "y0": 1.8, "y1": -1.8}], "width": 350, "xaxis": {"title": {"text": "R(m)"}}, "yaxis": {"scaleanchor": "x", "title": {"text": "z(m)"}}}}
